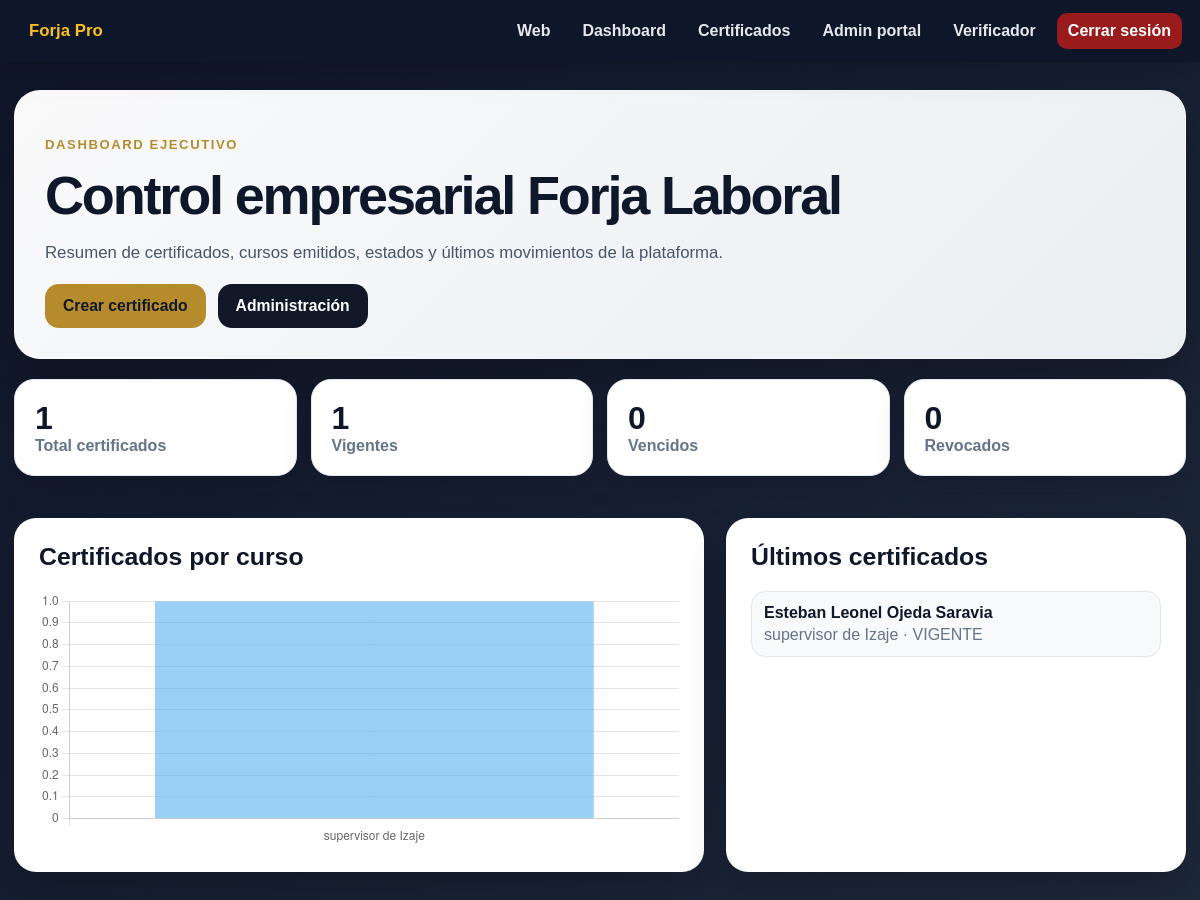
The page /dashboard (signed in) on the database its author committed.
### tables this page shows
CREATE TABLE alumnos (
                id INTEGER PRIMARY KEY AUTOINCREMENT,
                alumno_id TEXT UNIQUE NOT NULL,
                codigo_verificacion TEXT UNIQUE NOT NULL,
                nombre TEXT NOT NULL,
                rut TEXT,
                correo TEXT,
                curso TEXT NOT NULL,
                nivel TEXT,
                horas INTEGER,
                nota_final TEXT,
                fecha_inicio TEXT,
                fecha_termino TEXT NOT NULL,
                instructor TEXT,
                empresa TEXT,
                estado TEXT DEFAULT 'VIGENTE',
                created_at TEXT NOT NULL
            );

### app.py (the view)
@app.route('/dashboard')
def dashboard():
    if not admin_required():
        return redirect(url_for('login'))
    with db() as conn:
        stats = conn.execute('''
            SELECT
                COUNT(*) total,
                SUM(CASE WHEN estado='VIGENTE' THEN 1 ELSE 0 END) vigentes,
                SUM(CASE WHEN estado='VENCIDO' THEN 1 ELSE 0 END) vencidos,
                SUM(CASE WHEN estado='REVOCADO' THEN 1 ELSE 0 END) revocados
            FROM alumnos
        ''').fetchone()
        por_curso = conn.execute('SELECT curso, COUNT(*) total FROM alumnos GROUP BY curso ORDER BY total DESC LIMIT 10').fetchall()
        ultimos = conn.execute('SELECT * FROM alumnos ORDER BY id DESC LIMIT 5').fetchall()
    return render_template('dashboard.html', stats=stats, por_curso=por_curso, ultimos=ultimos)

### app.py (called while the page is built)
def db():
    conn = sqlite3.connect(DB_PATH)
    conn.row_factory = sqlite3.Row
    return conn

def admin_required():
    return session.get('forja_admin_logged') is True

### templates/dashboard.html (shortened to what this page needs)
{% extends 'base.html' %}
{% block content %}
<section class="hero-pro">
  <div>
    <p class="eyebrow">Dashboard ejecutivo</p>
    <h1>Control empresarial Forja Laboral</h1>
    <p>Resumen de certificados, cursos emitidos, estados y últimos movimientos de la plataforma.</p>
    <div class="actions">
      <a class="btn primary" href="/admin">Crear certificado</a>
      <a class="btn dark" href="/administracion">Administración</a>
    </div>
  </div>
</section>
<section class="stats-grid">
  <article><strong>{{ stats.total or 0 }}</strong><span>Total certificados</span></article>
  <article><strong>{{ stats.vigentes or 0 }}</strong><span>Vigentes</span></article>
  <article><strong>{{ stats.vencidos or 0 }}</strong><span>Vencidos</span></article>
  <article><strong>{{ stats.revocados or 0 }}</strong><span>Revocados</span></article>
</section>
<section class="dashboard-grid">
  <div class="card">
    <h2>Certificados por curso</h2>
    <canvas id="cursoChart" height="120"></canvas>
  </div>
  <div class="card">
    <h2>Últimos certificados</h2>
    <div class="mini-list">
      {% for a in ultimos %}
      <a href="/verificar/{{ a.codigo_verificacion }}" target="_blank">
        <strong>{{ a.nombre }}</strong>
        <span>{{ a.curso }} · {{ a.estado }}</span>
      </a>
      {% else %}
      <p>Sin certificados emitidos todavía.</p>
      {% endfor %}
    </div>
  </div>
</section>
{% endblock %}
{% block scripts %}
<script>
const labels = {{ por_curso|map(attribute='curso')|list|tojson }};
const values = {{ por_curso|map(attribute='total')|list|tojson }};
new Chart(document.getElementById('cursoChart'), {
  type: 'bar',
  data: { labels, datasets: [{ label: 'Certificados', data: values }] },
  options: { responsive: true, plugins: { legend: { display: false } } }
});
</script>
{% endblock %}

### static/style.css (style rules this page uses)
:root { --bg:#0f172a;--card:#fff;--text:#111827;--muted:#64748b;--gold:#c9a227;--line:#e5e7eb }
* { box-sizing:border-box }
body { margin:0;font-family:Arial,Helvetica,sans-serif;background:linear-gradient(135deg,#0f172a,#1e293b);color:var(--text) }
.hero,.card { background:var(--card);border-radius:22px;padding:26px;box-shadow:0 20px 60px rgba(0,0,0,.25);margin-bottom:22px }
:root { --pro-bg: #0f172a; --pro-card: #ffffff; --pro-accent: #b68b2c; --pro-muted: #64748b; --pro-border: #e2e8f0; }
body { margin:0; font-family: Arial, Helvetica, sans-serif; background: linear-gradient(135deg,#0f172a,#1e293b); color:#111827; }
.hero-pro { display:grid;grid-template-columns:1.3fr .45fr;gap:22px;align-items:center; background:linear-gradient(135deg,rgba(255,255,255,.98),rgba(241,245,249,.97)); border:1px solid rgba(255,255,255,.45);border-radius:26px;padding:30px;box-shadow:0 20px 55px rgba(0,0,0,.28); }
.hero-pro h1 { margin:0 0 10px;font-size:clamp(32px,5vw,54px);line-height:1.02;color:#0f172a;letter-spacing:-.04em; }
.hero-pro p { color:#475569;line-height:1.6;font-size:1.05rem; }
.eyebrow { text-transform:uppercase;letter-spacing:.12em;color:#b68b2c!important;font-weight:900;font-size:.82rem!important; }
.actions { display:flex;gap:12px;flex-wrap:wrap;margin-top:16px; }
.btn { display:inline-flex;align-items:center;justify-content:center;border:0;border-radius:14px; padding:13px 18px;text-decoration:none;font-weight:900;cursor:pointer;font-size:.98rem; }
.btn.primary { background:var(--pro-accent);color:#111827; }
.btn.dark { background:#111827;color:#fff; }
.card { background:var(--pro-card);border-radius:22px;padding:24px;margin-top:22px; box-shadow:0 16px 42px rgba(0,0,0,.22);border:1px solid rgba(255,255,255,.55); }
.card h2 { margin-top:0;color:#0f172a;font-size:1.55rem; }
.stats-grid { display:grid;grid-template-columns:repeat(4,1fr);gap:14px;margin:20px 0; }
.stats-grid article { background:#fff;border-radius:20px;padding:20px;box-shadow:0 12px 30px rgba(0,0,0,.18);border:1px solid var(--pro-border); }
.stats-grid strong { display:block;font-size:2rem;color:#0f172a; }
.stats-grid span { color:#64748b;font-weight:800; }
.dashboard-grid { display:grid;grid-template-columns:1.2fr .8fr;gap:22px; }
.mini-list { display:grid;gap:10px; }
.mini-list a { display:grid;gap:4px;text-decoration:none;background:#f8fafc;border:1px solid #e2e8f0;border-radius:14px;padding:12px;color:#0f172a; }
.mini-list span { color:#64748b; }

### rows shown on the page
alumnos: nombre "Esteban Leonel Ojeda Saravia", curso "supervisor de Izaje", estado "VIGENTE"

### other values the page prints
{{ stats.total or 0 }} "1"
{{ stats.vigentes or 0 }} "1"
{{ stats.vencidos or 0 }} "0"
{{ stats.revocados or 0 }} "0"
chart data {{ por_curso|map(attribute='curso')|list|tojson }} ["supervisor de Izaje"]
chart data {{ por_curso|map(attribute='total')|list|tojson }} [1]
